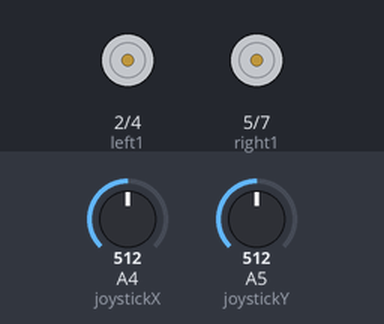
A sketch run on a simulated Arduino Uno, built with avr-gcc and run on an emulated ATmega328P. Parts: motor-driver pin pairs drawn as motors (green arrow = first pin HIGH = forward, orange = second pin HIGH = backward, longer = more drive, scaled by the enable pin). Inputs (shaded band) come from the test bench; at power-on: A4 (joystickX) = 512, A5 (joystickY) = 512.

Above: at 1.2 s.
1.3 s: A4 (joystickX) set to 536
At 2.4 s:
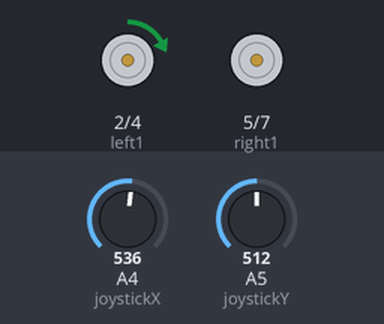
2.8 s: A5 (joystickY) set to 543
At 3.7 s:
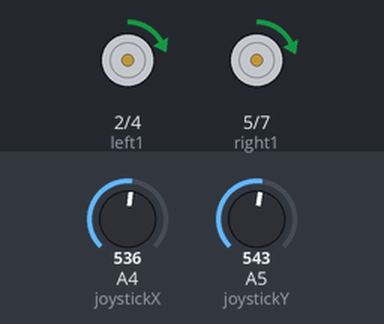
4.3 s: A4 (joystickX) set to 511
At 5.0 s:
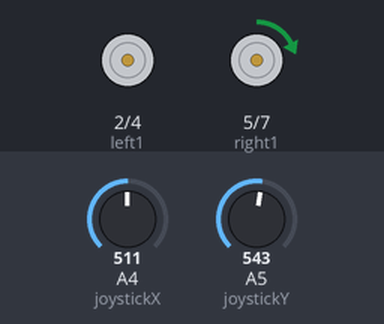
5.8 s: A5 (joystickY) set to 511
At 6.3 s:
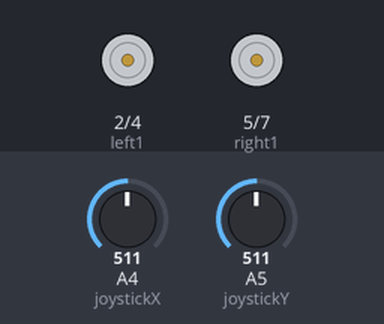
7.3 s: A4 (joystickX) set to 481
At 8.5 s:
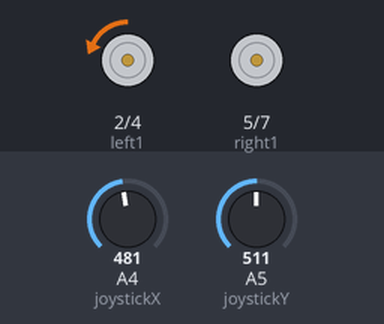
8.8 s: A5 (joystickY) set to 306
At 10.0 s:
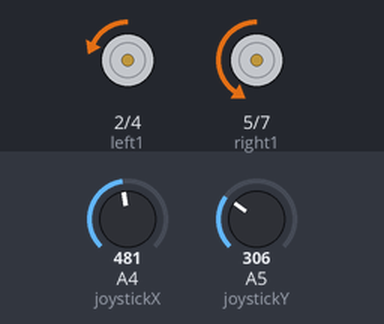
Timing chart, 0 to 11.3 s (numbered marks = the images above; inputs shaded):
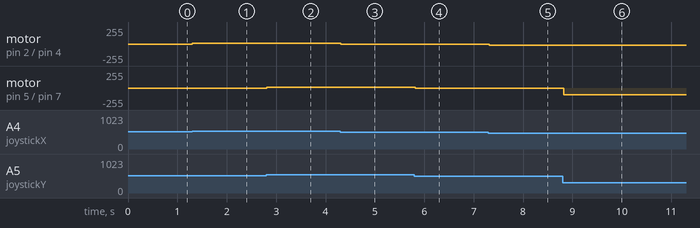

The sketch:

joystick_motor_controller.ino
```cpp
#include "Arduino.h"
#define DEAD_ZONE 15

// Joystick Pins
// TODO: Remove and replace by Radio/BT Input signal
const int joystickX = A4;
const int joystickY = A5;

// L298N Motor Controller Pins
const int left1 = 2;
const int left2 = 4;
const int leftPWM = 3;

const int right1 = 5;
const int right2 = 7;
const int rightPWM = 6;

// Data
int x = 0;
int y = 0;

void setup() {
    // Set all the motor control pins to outputs
    pinMode(leftPWM, OUTPUT);
    pinMode(rightPWM, OUTPUT);
    pinMode(left1, OUTPUT);
    pinMode(left2, OUTPUT);
    pinMode(right1, OUTPUT);
    pinMode(right2, OUTPUT);

    // Turn off motors - Initial state
    digitalWrite(left1, LOW);
    digitalWrite(left2, LOW);
    digitalWrite(right1, LOW);
    digitalWrite(right2, LOW);

    //Debugging
    //Serial.begin(9600);
}

void loop () {
    // Joystick value in int [0, 1023]
    x = analogRead(joystickX);
    y = analogRead(joystickY);

    // If Input is less than 511-DEAD_ZONE, it should move back
    // Else if Input is more than 511 + DEAD_ZONE, it should move forward
    // Else stationary
    // If moving, convert the 512-range value into PWM signal for motor speed control

    // Left Motor Control
    if (x < 511 - DEAD_ZONE) {
	left_back();
	int speed = (511-x)/2;
	analogWrite(leftPWM, speed);
    } else if (x > 511 + DEAD_ZONE) {
	left_forward();
	int speed = (x-512)/2;
	analogWrite(leftPWM, speed);
    } else {
	left_stop();
    }

    // Right motor control
    if (y < 511 - DEAD_ZONE) {
        right_back();
        int speed = (511 - y) / 2;
        analogWrite(rightPWM, speed);
    } else if (y > 511 + DEAD_ZONE) {
        right_forward();
        int speed = (y - 512) / 2;
        analogWrite(rightPWM, speed);
    } else {
        right_stop();
    }

    /*
    Serial.print("Joystick X: ");
    Serial.println(x);
    Serial.print("Joystick Y: ");
    Serial.println(y);
    */

    delay(100);
}

// Functions for controlling motor directions
void left_forward() {
    digitalWrite(left1, HIGH);
    digitalWrite(left2, LOW);
}

void left_back() {
    digitalWrite(left1, LOW);
    digitalWrite(left2, HIGH);

}

void left_stop() {
    digitalWrite(left1, LOW);
    digitalWrite(left2, LOW);
}

void right_forward() {
    digitalWrite(right1, HIGH);
    digitalWrite(right2, LOW);
}

void right_back() {
    digitalWrite(right1, LOW);
    digitalWrite(right2, HIGH);
}

void right_stop() {
    digitalWrite(right1, LOW);
    digitalWrite(right2, LOW);
}
```

Measured:
- after the input at 1.3 s, motor on pin 2 (left1) / pin 4 (left2): stopped → forward 12/255 at once
- after the input at 2.8 s, motor on pin 5 (right1) / pin 7 (right2): stopped → forward 15/255 at once
- after the input at 4.3 s, motor on pin 2 (left1) / pin 4 (left2): forward 12/255 → stopped at once
- after the input at 5.8 s, motor on pin 5 (right1) / pin 7 (right2): forward 15/255 → stopped at once
- after the input at 7.3 s, motor on pin 2 (left1) / pin 4 (left2): stopped → backward 15/255 at once
- after the input at 8.8 s, motor on pin 5 (right1) / pin 7 (right2): stopped → backward 102/255 at once
